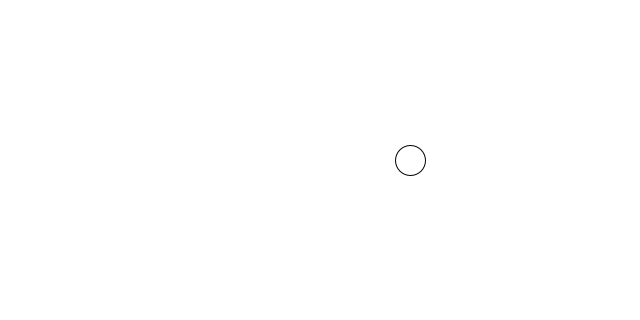
Frame 1 (no input)
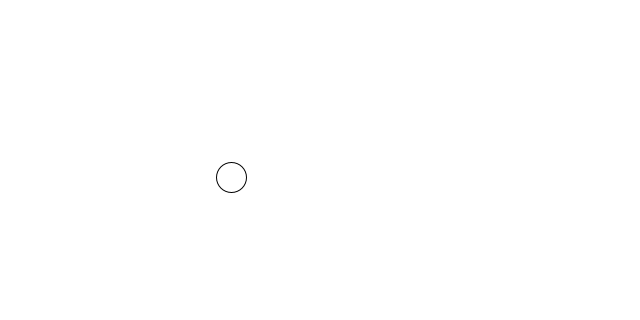
Frame 60 (the mouse pressed at the canvas centre just before this capture)
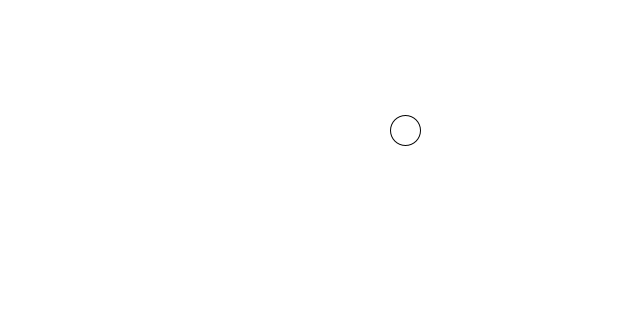
Frame 120 (the mouse held since frame 60 and released just before this capture)

The Processing sketch that drew these frames (run headless with seeded random() and noise(); from frame 60 on, the mouse is pressed at the canvas centre):

// Processing sketch: c3_5_coordinate
// ── c3_5_coordinate.pde
// デカルト座標と極座標
//
// # デカルト座標
// 原点からx座標、y座標の距離で求められる（ベクトル）点の位置
//
// # 極座標
// 原点からの角度（θ)と半径(r)で表す点の位置
//
// 半径と角度から指定の点の位置を求めたい場合以下の式を利用する
// （極座標からデカルト座標を求める座標変換）
// cos(θ) = x / 半径(r); → x = cos(θ) * r;
// sin(θ) = y / 半径(r); → y = sin(θ) * r;


// 中央を原点としてその周りを回る円
float r = 90;    // 半径
float theta = 0; // 角度

void setup(){
  size(640, 320);
}

void draw(){
  background(255);
  // 極座標からデカルト座標を求める
  float x = r * cos(theta);
  float y = r * sin(theta);

  ellipse(x + width/2, y + height/2, 30, 30);

  theta += 0.05;
}
